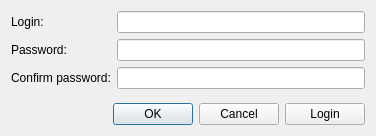
<?xml version="1.0" encoding="UTF-8"?>
<ui version="4.0">
 <class>RegistrationForm</class>
 <widget class="QWidget" name="RegistrationForm">
  <property name="geometry">
   <rect>
    <x>0</x>
    <y>0</y>
    <width>376</width>
    <height>136</height>
   </rect>
  </property>
  <property name="windowTitle">
   <string>Form</string>
  </property>
  <layout class="QVBoxLayout" name="verticalLayout">
   <item>
    <layout class="QFormLayout" name="formLayout">
     <item row="0" column="0">
      <widget class="QLabel" name="label">
       <property name="text">
        <string>Login:</string>
       </property>
      </widget>
     </item>
     <item row="0" column="1">
      <widget class="QLineEdit" name="loginEdit"/>
     </item>
     <item row="1" column="0">
      <widget class="QLabel" name="label_2">
       <property name="text">
        <string>Password:</string>
       </property>
      </widget>
     </item>
     <item row="2" column="0">
      <widget class="QLabel" name="label_3">
       <property name="text">
        <string>Confirm password:</string>
       </property>
      </widget>
     </item>
     <item row="2" column="1">
      <widget class="QLineEdit" name="passwordConfirmEdit">
       <property name="echoMode">
        <enum>QLineEdit::Password</enum>
       </property>
      </widget>
     </item>
     <item row="1" column="1">
      <widget class="QLineEdit" name="passwordEdit">
       <property name="echoMode">
        <enum>QLineEdit::Password</enum>
       </property>
      </widget>
     </item>
    </layout>
   </item>
   <item>
    <spacer name="verticalSpacer">
     <property name="orientation">
      <enum>Qt::Vertical</enum>
     </property>
     <property name="sizeHint" stdset="0">
      <size>
       <width>20</width>
       <height>40</height>
      </size>
     </property>
    </spacer>
   </item>
   <item>
    <layout class="QHBoxLayout" name="horizontalLayout">
     <item>
      <widget class="QDialogButtonBox" name="buttonBox">
       <property name="standardButtons">
        <set>QDialogButtonBox::Cancel|QDialogButtonBox::Ok</set>
       </property>
      </widget>
     </item>
     <item>
      <widget class="QPushButton" name="loginButton">
       <property name="text">
        <string>Login</string>
       </property>
      </widget>
     </item>
    </layout>
   </item>
  </layout>
 </widget>
 <tabstops>
  <tabstop>loginEdit</tabstop>
  <tabstop>passwordEdit</tabstop>
  <tabstop>passwordConfirmEdit</tabstop>
  <tabstop>loginButton</tabstop>
 </tabstops>
 <resources/>
 <connections/>
</ui>
